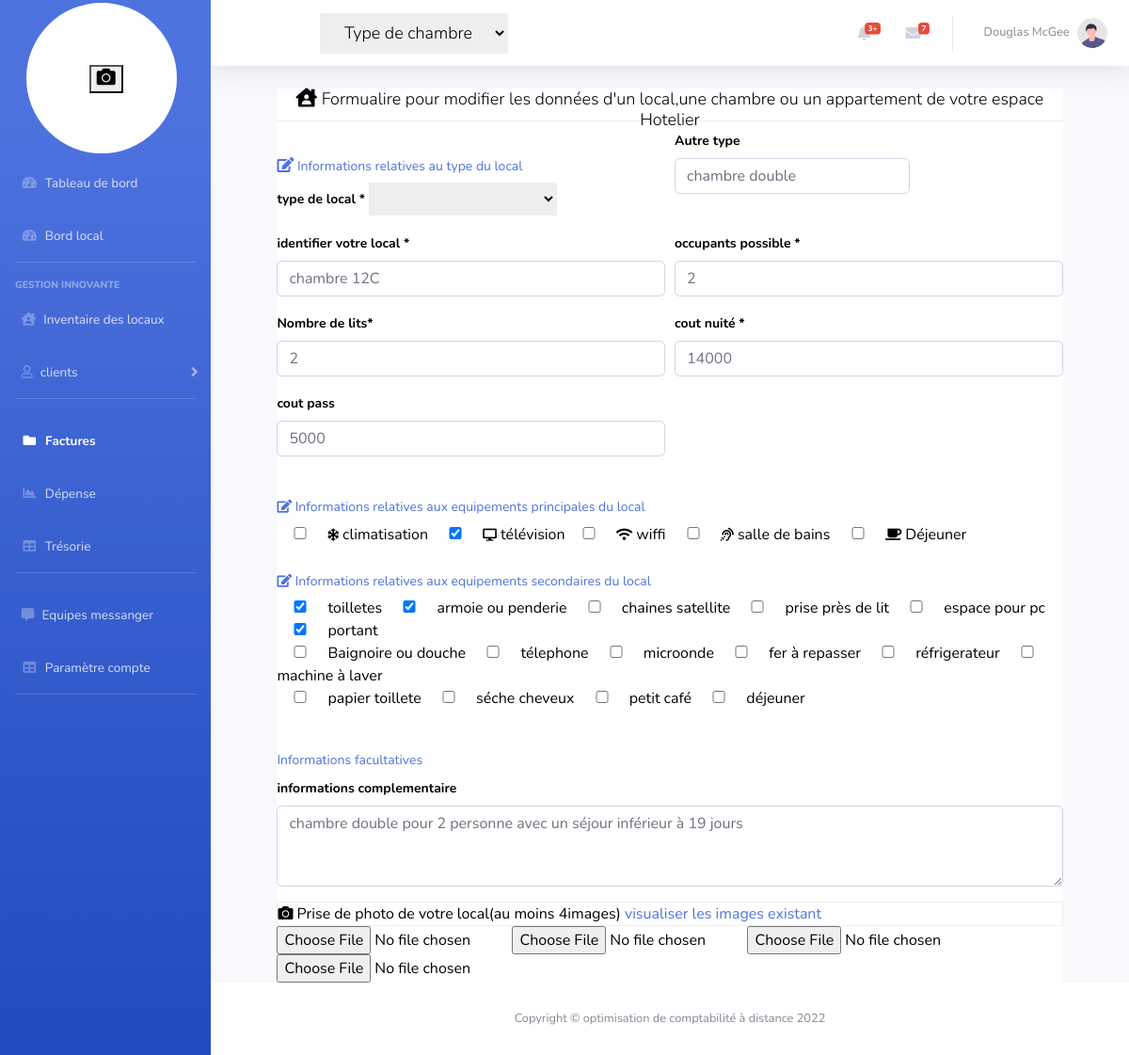
Page /edit_data_home.php?home=5786785 (signed in) on the committed database.
### tables this page shows
CREATE TABLE IF NOT EXISTS `chambre` (
  `id` int(11) NOT NULL AUTO_INCREMENT,
  `id_chambre` int(11) NOT NULL,
  `chambre` varchar(40) NOT NULL,
  `email_ocd` varchar(60) NOT NULL,
  `type_logement` varchar(30) NOT NULL,
  `cout_nuite` varchar(18) NOT NULL,
  `cout_pass` varchar(18) NOT NULL,
  `occupant` tinyint(2) NOT NULL,
  `nombre_lits` tinyint(2) NOT NULL,
  `equipement` varchar(500) NOT NULL,
  `equipements` varchar(300) NOT NULL,
  `infos` varchar(400) NOT NULL,
  `icons` varchar(200) NOT NULL,
  `type` tinyint(2) NOT NULL,
  PRIMARY KEY (`id`),
  UNIQUE KEY `id_chambre` (`id_chambre`),
  KEY `email_ocd` (`email_ocd`)
);

### edit_data_home.php (the view, shortened to what this page needs)
<?php
include('connecte_db.php');
   $home = $_GET['home'];
    $req=$bds->prepare('SELECT id,id_chambre,chambre,type_logement,occupant,nombre_lits,equipements,equipement,cout_nuite,cout_pass,icons,infos FROM chambre WHERE id_chambre= :id_chambre');
    $req->execute(array(':id_chambre'=>$home));
	$donnees = $req->fetch();
	$data = $donnees['equipement'];
	$data1  = $donnees['equipements'];
?>
<!DOCTYPE html>
<html lang="en">
<head>
    <link href="vendor/fontawesome-free/css/all.min.css" rel="stylesheet" type="text/css">
    <link href="css/sb-admin-2.min.css" rel="stylesheet">
    <link href="vendor/datatables/dataTables.bootstrap4.min.css" rel="stylesheet">
</head>
<body id="page-top">
           <?php include('inc_menu_principale.php');?>
        <div id="content-wrapper" class="d-flex flex-column">
            <div id="content">
                <nav class="navbar navbar-expand navbar-light bg-white topbar mb-4 static-top shadow">
                    <form
                        class="navbar-search">
                        <div class="input-group">
                        <div class="input"><select class="form-select form-select-sm" aria-label=".form-select-sm example">
                           <option selected>Type de chambre</option>
                         </select>
                          </div>
                        </div>
                    </form>
                    <ul class="navbar-nav ml-auto">
                        <li class="nav-item dropdown no-arrow mx-1">
                            <a class="nav-link dropdown-toggle" href="#" id="alertsDropdown" role="button"
                                data-toggle="dropdown" aria-haspopup="true" aria-expanded="false">
                                <i class="fas fa-bell fa-fw"></i>
                                <span class="badge badge-danger badge-counter">3+</span>
                            </a>
                        </li>
                        <li class="nav-item dropdown no-arrow mx-1">
                            <a class="nav-link dropdown-toggle" href="#" id="messagesDropdown" role="button"
                                data-toggle="dropdown" aria-haspopup="true" aria-expanded="false">
                                <i class="fas fa-envelope fa-fw"></i>
                                <span class="badge badge-danger badge-counter">7</span>
                            </a>
                        </li>
                        <li class="nav-item dropdown no-arrow">
                            <a class="nav-link dropdown-toggle" href="#" id="userDropdown" role="button"
                                data-toggle="dropdown" aria-haspopup="true" aria-expanded="false">
                                <span class="mr-2 d-none d-lg-inline text-gray-600 small">Douglas McGee</span>
                                <img class="img-profile rounded-circle"
                                    src="img/undraw_profile.svg">
                            </a>
                        </li>
                    </ul>
                </nav>
                <div class="container-fluid">
                    <div class="center">
  <form method="post" id="forms"  enctype="multipart/form-data">
  <h1> <i class='fas fa-house-user' style='font-size:20px'></i> Formualire pour modifier les données d'un local,une chambre ou un appartement de votre espace Hotelier</h1>
   <div class="form-row">
    <div class="form-group col-md-6">
	<h2><i style="font-size:16px" class="fa">&#xf044;</i> Informations relatives au type du local</h2>
      <label for="inputPassword4">type de local *</label>
      <select name="type" class="forms form-select-sm" aria-label=".form-select-sm example">
                           <option value="<?phpecho$donnees['type_logement']?>"><?phpecho$donnees['type_logement'];?></option>
                          </select>
    </div>
    <div class="form-group col-md-6">
      <label for="inputPassword4">Autre type</label>
      <input type="text" class="form-control" name="typs" id="inputEmail4" value="<?php echo$donnees['type_logement'];?>">
    </div>
   <div class="form-group col-md-6">
      <label for="inputEmail4">identifier votre local *</label>
      <input type="text" class="form-control" name="ids" id="ids" required value="<?php echo$donnees['chambre'];?>" required>
    </div>
    <div class="form-group col-md-6">
      <label for="inputPassword4">occupants possible *</label>
      <input type="number" class="form-control" id="num" name="num" value="<?php echo$donnees['occupant'];?>" required>
    </div>
     <div class="form-group col-md-6">
      <label for="inputEmail4">Nombre de lits*</label>
      <input type="number" class="form-control" id="nums" name="nums" value="<?php echo$donnees['nombre_lits'];?>">
    </div>
    <div class="form-group col-md-6">
      <label for="inputPassword4">cout nuité *</label>
      <input type="number" class="form-control" id="count" name="cout" value="<?php echo$donnees['cout_nuite'];?>" required>
    </div>
	<div class="form-group col-md-6">
      <label for="inputPassword4">cout pass </label>
      <input type="number" class="form-control" id="counts" name="couts" value="<?php echo$donnees['cout_pass'];?>" placeholder="">
    </div>
     <div class="form-group col-md-12">
        <h2><i style="font-size:14px" class="fa">&#xf044;</i> Informations relatives aux equipements principales du local</h2>
      <div class="custom-checkbox">
      <input type="checkbox" name="ch[]"  value="<i style='font-size:13px' class='fa'>&#xf2dc;</i> climatisation" <?php $a = "climatisation"; if(strpos($data,$a) !== false){echo'checked';} else{} ?>> <i style='font-size:13px' class='fa'>&#xf2dc;</i> climatisation
     <input type="checkbox" name="ch[]"  value="<i style='font-size:13px' class='fa'>&#xf108;</i> télévision" <?php $a = "télévision"; if(strpos($data,$a) !== false){echo'checked';} else{} ?>> <i style='font-size:13px' class='fa'>&#xf108;</i> télévision<input type="checkbox" name="ch[]"  value="<i style='font-size:14px' class='fa'>&#xf1eb;</i> wiffi">  <i style='font-size:14px' class='fa'>&#xf1eb;</i> wiffi</td> <input type="checkbox" name="ch[]"  value="<i style='font-size:14px' class='fa'>&#xf2a2;</i> salle de baim"> <i style="font-size:14px" class="fa">&#xf2a2;</i> salle de bains
     <input type="checkbox" name="ch[]" value="<i style='font-size:16px' class='fas'>&#xf0f4;</i> Déjeuner" <?php $a = "Déjeuner"; if(strpos($data,$a) !== false){echo'checked';} else{} ?>> <i style="font-size:14px" class="fas">&#xf0f4;</i> Déjeuner
	 </div>
	 <h2><i style="font-size:14px" class="fa">&#xf044;</i> Informations relatives aux equipements secondaires du local</h2>
    <input type="checkbox" name="choix[]"  value="toilletes" <?php $a = "toilletes"; if(strpos($data1,$a) !== false){echo'checked';} else{} ?>> toilletes
    <input type="checkbox" name="choix[]"  value="armoie ou penderie" <?php $a = "armoie"; if(strpos($data1,$a) !== false){echo'checked';} else{} ?>> armoie ou penderie
   <input type="checkbox" name="choix2[]" value="chaines satellite" <?php $a = "chaines satellite"; if(strpos($data1,$a) !== false){echo'checked';} else{} ?>> chaines satellite
   <input type="checkbox" name="choix2[]"  value="prise près du lit" <?php $a = "prise près du lit"; if(strpos($data1,$a) !== false){echo'checked';} else{} ?>> prise près de lit <input type="checkbox" name="choix[]"  value="espace pour pc"> espace pour pc</td>
   <input type="checkbox" name="choix[]"  value="portant" <?php $a = "portant"; if(strpos($data1,$a) !== false){echo'checked';} else{} ?>> portant<br/>
    <input type="checkbox" name="choix[]"  value="baignoire ou douche" <?php $a = "baignoire ou douche"; if(strpos($data1,$a) !== false){echo'checked';} else{} ?>> Baignoire ou douche
   <input type="checkbox" name="choix[]"  value="télephone" <?php $a = "télephone"; if(strpos($data1,$a) !== false){echo'checked';} else{} ?>> télephone
   <input type="checkbox" name="choix[]"  value="microonde" <?php $a = "microonde"; if(strpos($data1,$a) !== false){echo'checked';} else{} ?>> microonde
   <input type="checkbox" name="choix[]"  value="fer à repasser" <?php $a = "fer à repasser"; if(strpos($data1,$a) !== false){echo'checked';} else{} ?>> fer à repasser
   <input type="checkbox" name="choix[]"  value="réfrigérateur" <?php $a = "réfrigerateur"; if(strpos($data1,$a) !== false){echo'checked';} else{} ?>> réfrigerateur
    <input type="checkbox" name="choix[]"  value="machine à laver" <?php $a = "machine à laver"; if(strpos($data1,$a) !== false){echo'checked';} else{} ?>> machine à laver<br/>
     <input type="checkbox" name="choix[]"  value="papier toillete" <?php $a = "papier toillette"; if(strpos($data1,$a) !== false){echo'checked';} else{} ?>> papier toillete
    <input type="checkbox" name="choix[]"  value="séche cheveux" <?php $a = "séche cheveux"; if(strpos($data1,$a) !== false){echo'checked';} else{} ?>> séche cheveux
   <input type="checkbox" name="choix[]"  value="petit café" <?php $a = "petit café"; if(strpos($data1,$a) !== false){echo'checked';} else{} ?>>  petit café
   <input type="checkbox" name="choix[]" value="déjeuner" <?php $a = "déjeuner"; if(strpos($data1,$a) !== false){echo'checked';} else{} ?>> déjeuner
	</div>
    </div>
   <h2>Informations facultatives</h2>
  <div class="form-group">
    <label for="exampleFormControlTextarea1">informations complementaire</label>
    <textarea class="form-control" name="infos" id="infos" rows="3"><?php echo$donnees['infos'];?></textarea>
  </div>
  <div class="d"><i class="fas fa-camera"></i> Prise de photo de votre local(au moins 4images)
  <span class="der"><a href="#" class="der">visualiser les images existant</a></span></div>
  <input type="file" class="test" name="fil[]" id="file1"><input type="file" class="test" name="fil[]" id="file2"><input class="test" type="file" name="fil[]" id="file3">
  <input type="file" class="test" name="fil[]" id="file4">
  <div><input type="submit" value="Modifier les données" id="his"/></div>
  </form>
  </div>
                </div>
            </div>
            <footer class="sticky-footer bg-white">
                <div class="container my-auto">
                    <div class="copyright text-center my-auto">
                        <span>Copyright &copy; optimisation de comptabilité à distance 2022</span>
                    </div>
                </div>
            </footer>
        </div>
    </div>
</body>
</html>

### edit_data_home.php (style rules this page uses)
h1,select { height:35px;border-color:#eee;text-align:center;border-bottom:1px solid #eee;font-family:Nunito,-apple-system,BlinkMacSystemFont,"Segoe UI",Roboto,"Helvetica Neue",Arial,sans-serif,"Apple Color Emoji","Segoe UI Emoji","Segoe UI Symbol","Noto Color Emoji";font-size:18px;font-weight:300;color:black;margin-left:%; }
.center { background-color:white;width:80%;height:950px; }
.inputs,.input { margin-left:5%;float:left; }
.form-select { margin-left:40%;width:200px;height:43px; }
.forms { width:200px;font-family:Nunito,-apple-system,BlinkMacSystemFont,"Segoe UI",Roboto,"Helvetica Neue",Arial,sans-serif,"Apple Color Emoji","Segoe UI Emoji","Segoe UI Symbol","Noto Color Emoji";font-size:14px;font-weight:bold;color:black }
h2 { font-size:16px;margin-top:30px;width:500px;font-family:Nunito,-apple-system,BlinkMacSystemFont,"Segoe UI",Roboto,"Helvetica Neue",Arial,sans-serif,"Apple Color Emoji","Segoe UI Emoji","Segoe UI Symbol","Noto Color Emoji";font-size:14px;color:#4e73df }
input { width:50px; }
#file1,#file2,#file3,#file4 { width:250px; }
#inputEmail4 { width:250px; }
textarea { width:50%; }
label { color:black;font-family:Nunito,-apple-system,BlinkMacSystemFont,"Segoe UI",Roboto,"Helvetica Neue",Arial,sans-serif,"Apple Color Emoji","Segoe UI Emoji","Segoe UI Symbol","Noto Color Emoji";font-size:14px;font-weight:bold;color:black }
.center { width:90%;margin-left:5%;background-color:white; }
#forms { color:black; }
.d { border:1px solid #eee; }
ul a { margin-left:3%; }

### rows in the picture
chambre: typs "chambre double", ids "chambre 12C", num "2", nums "2", cout "14000", couts "5000", equipement "☑", equipements "☑", infos "chambre double pour 2 personne avec un séjour inférieur à 19 jours"
